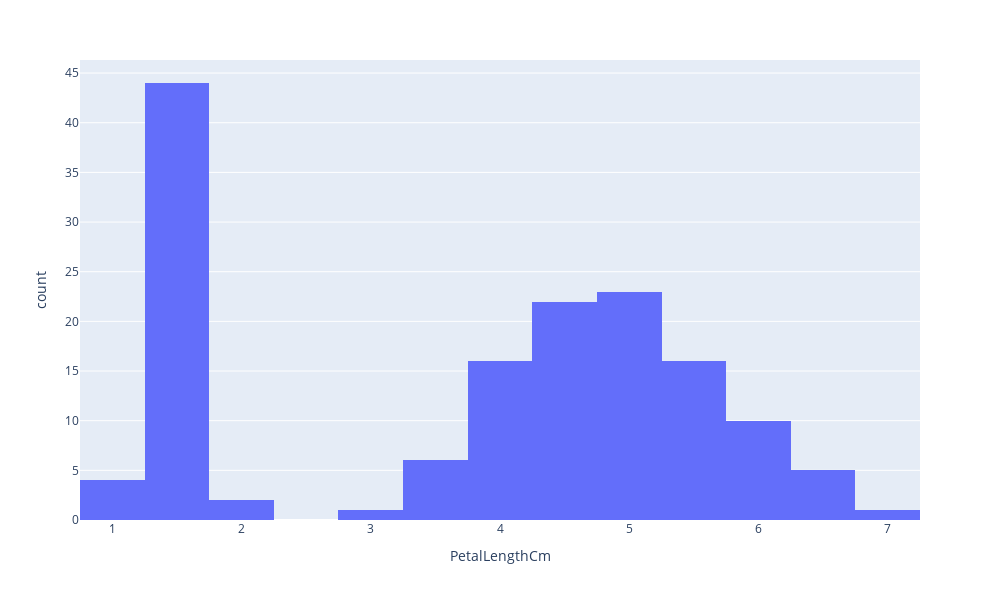

Notebook code for this chart:
### Code cell
fig=px.histogram(df,x="PetalLengthCm",nbins=20)
fig.update_layout(height=600,width=1000)
fig.show()

### Figure 1 — Plotly figure (JSON) as saved in the notebook; plotly's stock layout.template omitted (floating-point values rounded to 4 significant figures; data arrays with more than 128 entries replaced by an {"elided": "..."} marker saying what was removed)
{"data": [{"alignmentgroup": "True", "bingroup": "x", "hovertemplate": "PetalLengthCm=%{x}<br>count=%{y}<extra></extra>", "legendgroup": "", "marker": {"color": "#636efa", "pattern": {"shape": ""}}, "name": "", "nbinsx": 20, "offsetgroup": "", "orientation": "v", "showlegend": false, "type": "histogram", "x": {"elided": "150 float values"}, "xaxis": "x", "yaxis": "y"}], "layout": {"barmode": "relative", "height": 600, "legend": {"tracegroupgap": 0}, "margin": {"t": 60}, "width": 1000, "xaxis": {"anchor": "y", "domain": [0, 1], "title": {"text": "PetalLengthCm"}}, "yaxis": {"anchor": "x", "domain": [0, 1], "title": {"text": "count"}}}}
